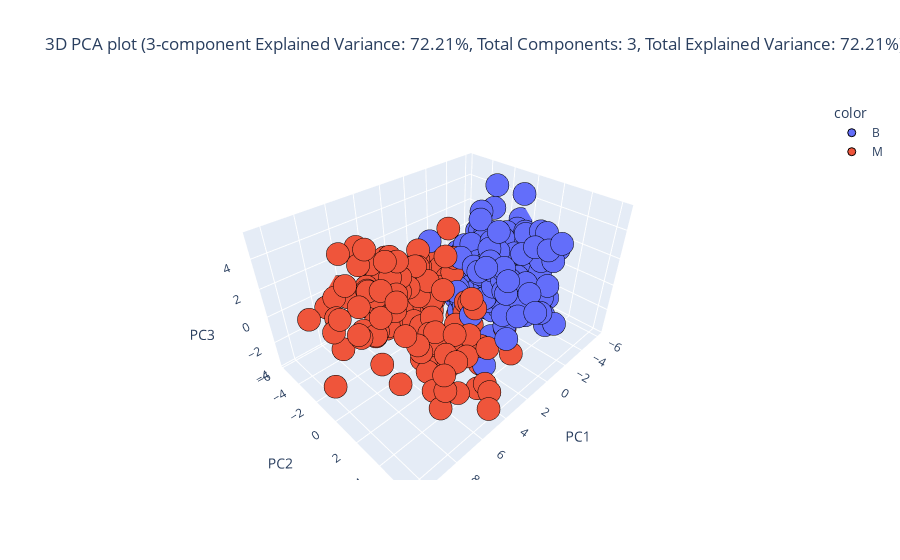

This figure's notebook cell:
### Code cell
_, pca3d_train_df, _, pca3d_test_df = eda.dimensionality_reduction(train_df, test_df, identifier=id_features, categorical=categorical_features, continuous=continuous_features, target="Diagnosis", method="pca", plot_type="3d", components=3)

### Figure 1 — Plotly figure (JSON) as saved in the notebook; plotly's stock layout.template omitted (floating-point values rounded to 4 significant figures; data arrays with more than 128 entries replaced by an {"elided": "..."} marker saying what was removed)
{"data": [{"hovertemplate": "color=B<br>PC1=%{x}<br>PC2=%{y}<br>PC3=%{z}<extra></extra>", "legendgroup": "B", "marker": {"color": "#636efa", "line": {"color": "Black", "width": 1}, "opacity": 1, "symbol": "circle"}, "mode": "markers", "name": "B", "scene": "scene", "showlegend": true, "type": "scatter3d", "x": {"elided": "269 float values"}, "y": {"elided": "269 float values"}, "z": {"elided": "269 float values"}}, {"hovertemplate": "color=M<br>PC1=%{x}<br>PC2=%{y}<br>PC3=%{z}<extra></extra>", "legendgroup": "M", "marker": {"color": "#EF553B", "line": {"color": "Black", "width": 1}, "opacity": 1, "symbol": "circle"}, "mode": "markers", "name": "M", "scene": "scene", "showlegend": true, "type": "scatter3d", "x": {"elided": "139 float values"}, "y": {"elided": "139 float values"}, "z": {"elided": "139 float values"}}], "layout": {"legend": {"title": {"text": "color"}, "tracegroupgap": 0}, "scene": {"domain": {"x": [0, 1], "y": [0, 1]}, "xaxis": {"title": {"text": "PC1"}}, "yaxis": {"title": {"text": "PC2"}}, "zaxis": {"title": {"text": "PC3"}}}, "title": {"text": "3D PCA plot (3-component Explained Variance: 72.21%, Total Components: 3, Total Explained Variance: 72.21%)"}}}
